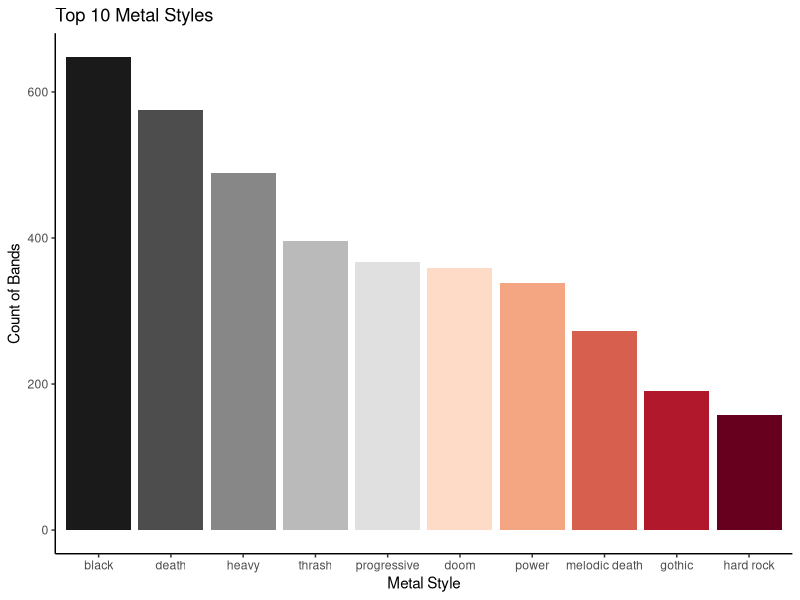

This chart was generated by the following R code:
## ---- chunk 1
knitr::opts_chunk$set(echo = TRUE)
## ---- chunk 2

library(tidyverse)

band_dat <- read_csv("metal_bands_2017.csv")

## ---- chunk 3
band_separate <- separate(band_dat,
                          style, 
                          c("s1", "s2", "s3", "s4"),
                          sep = ",",
                          extra = "drop")
## ---- chunk 4
band_gather <- gather(band_separate,
                      "style_n", "style",
                      s1:s4)
## ---- chunk 5
band_filtered <- filter(band_gather,
                        is.na(style) == F)

# also valid to use !is.na(style) as this and is.na(style) == F should produce the same outcome.
## ---- chunk 6
band_mutated <- mutate(band_filtered,
                       style = tolower(style),
                       style = trimws(style),
                       split = ifelse(split == "-", 2017, split),
                       split = as.numeric(split))

# ifelse() is an example of a control flow statement- it allows you to set a simple decision making criterion
# if this is true, one thing will be done, if it is false another thing will be done
# it's arguments fall in the format of "ifelse(test, yes, no)"
# in our example, if year is "-", change it to 2017, otherwise leave it as the existing value of split.

band_mutated_2 <- mutate(band_filtered,
                       style = trimws(tolower(style)),
                       split = ifelse(split == "-", 2017, split),
                       split = as.numeric(split))

# it is also valid to "nest" functions within each other.
# functions done this way will be run from the inside out
# so for example:
# style = trimws(tolower(style)) will make them lower case, then remove whitespace
# I prefer to do them a step at a time, however, because nesting messes with my head.
## ---- chunk 7

band_style_grouped <- group_by(band_mutated, style)

band_style_summary <- summarise(band_style_grouped,
                                n = n())

# n() is a "summary function" that is used within the "summarise()" function.
# there are a number of summary functions that are available that do different things
# n() counts the number of rows per group in that data set and stores it in a column named "n"
# n() never takes any arguments!
# mean() would calculate the mean of whatever variable you named within the brackets
# see the cheat sheet for a list of these.
# you can apply more than one summary function at a time.
## ---- chunk 8
band_arranged <- arrange(band_style_summary, desc(n))

# the "n" used here is the column name that we assigned earlier! Not the summary function in this case. 

top_10 <- filter(band_arranged, row_number() < 11)
# here we are keeping only the row numbers that are less than 11, effectively keeping the top 10 descriptions as
# the table was are acting on is arranged in descending order
## ---- chunk 9
top_10 %>%
  mutate(style = factor(style, levels = style)) %>%
  ggplot(aes(style, n, fill = style)) +
  geom_col(show.legend = F) +
  scale_fill_brewer(palette = "RdGy", direction = -1) +
  theme_classic() +
  labs(title = "Top 10 Metal Styles",
       x = "Metal Style",
       y = "Count of Bands")
